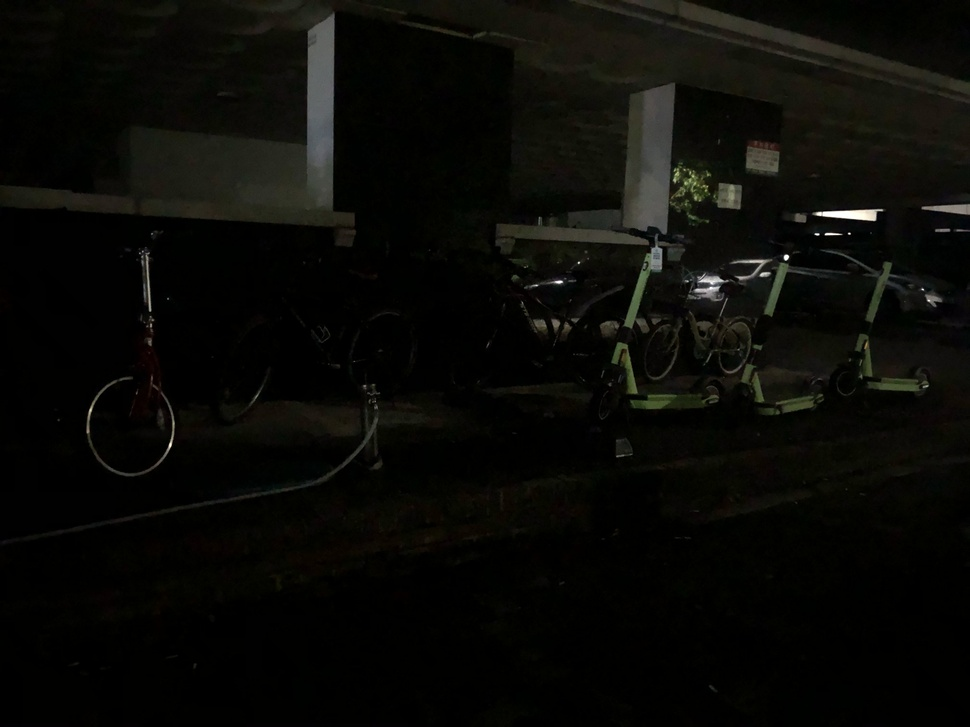
#> input picture t_img5.jpg, 970 x 727 px, shrunk from 4032 x 3024 before the run
$ jupyter execute --allow-errors EnlightenGAN_testcode3.ipynb
#> lines starting #> are read from the running program, lines starting #| are printed output that depends on the picture
# EnlightenGAN 테스트

#### 저조도 img5, img6, img7 조도 개선 테스트 코드
#### 모델 사용시 조도는 개선이 되나 노이즈 어느 정도 있음

[cell 1]
from enlighten_inference import EnlightenOnnxModel
import cv2

img5 = cv2.imread('t_img5.jpg')
#> img5 is the input picture: shape (727, 970, 3); mean B, G, R 6.8, 10.1, 10

#> (the rest of this cell did not finish here and is left out)

[cell 2]
cv2.imshow('test5', img5)
#> (the rest of this cell did not finish here and is left out)

[cell 3]
img6 = cv2.imread('t_img6.jpg')
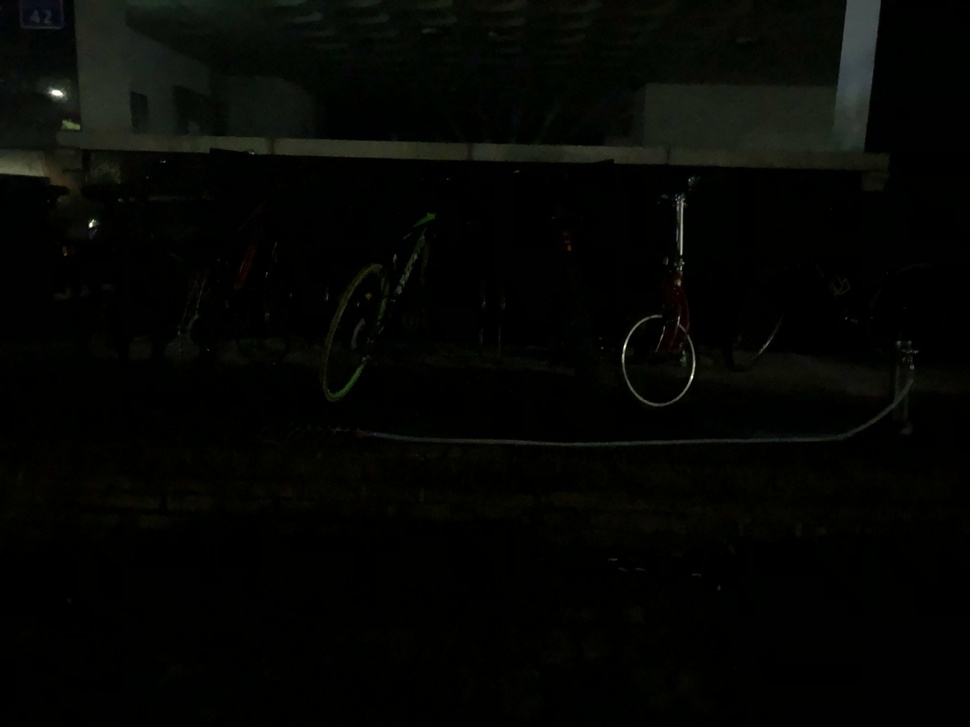
#> input picture t_img6.jpg, 970 x 727 px, shrunk from 4032 x 3024 before the run
#> img6 is the input picture: shape (727, 970, 3); mean B, G, R 3.5, 5.8, 4.7

#> (the rest of this cell did not finish here and is left out)

[cell 4]
cv2.imshow('test6', img6)
#> (the rest of this cell did not finish here and is left out)

[cell 5]
img7 = cv2.imread('t_img7.jpg')
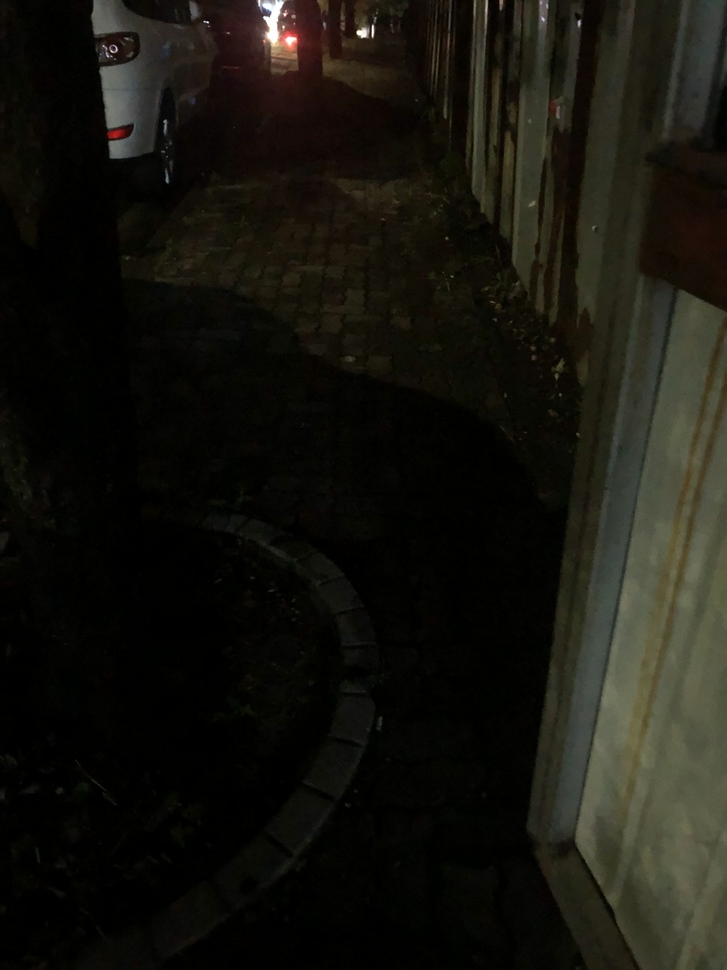
#> input picture t_img7.jpg, 727 x 970 px, shrunk from 3024 x 4032 before the run
#> img7 is the input picture: shape (970, 727, 3); mean B, G, R 14.7, 21.2, 22.3

#> (the rest of this cell did not finish here and is left out)
